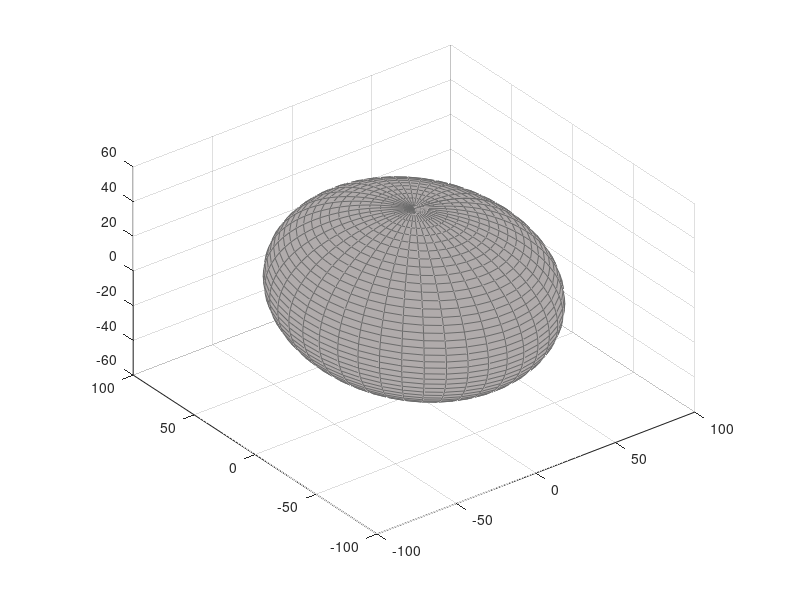

Write the MATLAB code that produced this figure. (Note: this script raises an error after producing the figure.)
%% <Description>
%
% ARGUMENTS:
%          Discretization
%          Cortex  -- <description>
%          Thalamus  -- <description>
%
% OUTPUT: 
%          Cortex  -- <description>
%          Thalamus  -- <description>
%
% REQUIRES: 
%        AxisToOrigin() -- 
%        TriRep -- A Matlab object, not yet available in Octave.
%        DelaunayTri() -- Not yet available in Octave...
%
% USAGE:
%{
      options.Dynamics.Discretization = 23;
      [Cortex Thalamus] = PhysicsBrain(options.Dynamics.Discretization);

      ce = round(options.Dynamics.Discretization./2); %Cortical-equator...
      CorticoThalmicDistance = dis([Cortex.X(ce,:) ; Cortex.Y(ce,:) ; Cortex.Z(ce,:)], [Thalamus.X(ce,:) ; Thalamus.Y(ce,:) ; Thalamus.Z(ce,:)]);
      figure, plot(CorticoThalmicDistance)
%}
%
% MODIFICATION HISTORY:
%     SAK(30-03-2010) -- Original.
%     SAK(Nov 2013)   -- Move to git, future modification history is
%                        there...
%%%%%%%%%%%%%%%%%%%%%%%%%%%%%%%%%%%%%%%%%%%%%%%%%%%%%%%%%%%%%%%%%%%%%%%%%%%%


function [Cortex Thalamus vertCortex trianCortex vertnormCortex] = PhysicsBrain(Discretization,Cortex,Thalamus)
  % Set any argument that weren't specified
  if nargin < 1,
    Discretization = 43;
  end
  if nargin < 2,
    %http://faculty.washington.edu/chudler/facts.html
    Cortex.rX = 70;   %mm
    Cortex.rY = 83.5; %mm
    Cortex.rZ = 46.5; %mm
    Cortex.cX = 0.0;  %mm
    Cortex.cY = 0.0;  %mm
    Cortex.cZ = 0.0;  %mm
  end
  if nargin < 3,
    %Marzinzik etal 2008, Journal of Cognitive Neuroscience 20:10, pp. 1903–1914 
    %"The Human Thalamus is Crucially Involved in Executive Control Operations" 
    Thalamus.rX = 0.156509561522117*70;   %mm %% Average of Cortex/Thalamus ration for width and height... %%
    Thalamus.rY = 12.4; %mm
    Thalamus.rZ = 7.65; %mm
    Thalamus.cX = 0.0;  %mm
    Thalamus.cY = 0.5*Thalamus.rY; %mm
    Thalamus.cZ = -Thalamus.rZ; %mm
  end

%%
  [Cortex.X,Cortex.Y,Cortex.Z] = ellipsoid(Cortex.cX,Cortex.cY,Cortex.cZ,Cortex.rX,Cortex.rY,Cortex.rZ, Discretization-1);
  [Thalamus.X,Thalamus.Y,Thalamus.Z] = ellipsoid(Thalamus.cX,Thalamus.cY,Thalamus.cZ,Thalamus.rX,Thalamus.rY,Thalamus.rZ, Discretization-1);

%% 3D
  figure,
    surf(Cortex.X,Cortex.Y,Cortex.Z, 'FaceColor', [0.69 0.67 0.67], 'EdgeColor', [0.42 0.42 0.42]);
    daspect([1 1 1])
    hold on
    surf(Thalamus.X,Thalamus.Y,Thalamus.Z, 'FaceColor', [0.69 0.67 0.67], 'EdgeColor', [0.42 0.42 0.42]);
    alpha(.3);
    
    plot3(Cortex.X(round(Discretization./2),:),Cortex.Y(round(Discretization./2),:),Cortex.Z(round(Discretization./2),:), 'r', 'linewidth', 2)
    plot3(Thalamus.X(round(Discretization./2),:),Thalamus.Y(round(Discretization./2),:),Thalamus.Z(round(Discretization./2),:), 'g', 'linewidth', 2)
    AxisToOrigin(gcf,gca,{'Right Ear' 'Nose' 'Top'})

  
%% 2D, approx... 
 figure,
  plot(Cortex.X(round(Discretization./2),:),Cortex.Y(round(Discretization./2),:),'r', 'linewidth', 2)
  daspect([1 1 1])
  hold on
  plot(Thalamus.X(round(Discretization./2),:),Thalamus.Y(round(Discretization./2),:),'g', 'linewidth', 2)

%% Extract (delaunay) triangulated cortical surface.

%keyboard
  if nargout>2,
    DT = DelaunayTri(Cortex.X(:), Cortex.Y(:), Cortex.Z(:)); % NB. The returned "Triangles" will be 4 sided polygons... 
    [tri Xb] = freeBoundary(DT);
    tr = TriRep(tri, Xb);
    vertCortex = tr.X;
    trianCortex = tr.Triangulation;
    fn = faceNormals(tr);
    temp = vertexAttachments(tr,(1:length(tr.X)).');
    vertnormCortex = zeros(size(vertCortex));
    for k =1:length(tr.X),
      vertnormCortex(k,:) = mean(fn(temp{k},:));
    end
  end

end %function PhysicsBrain()
